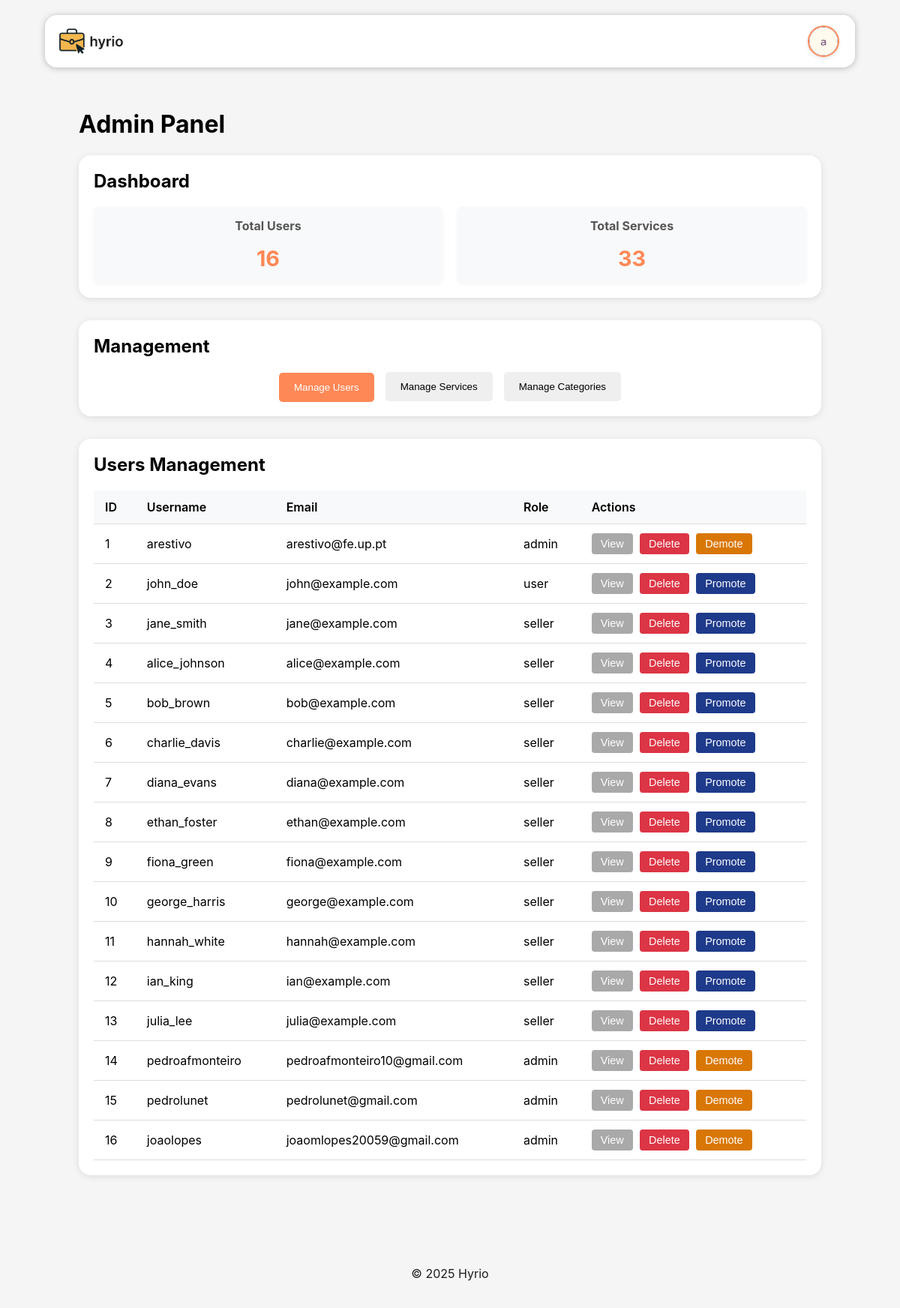
The page /pages/admin.php (signed in) on the database as committed earlier.
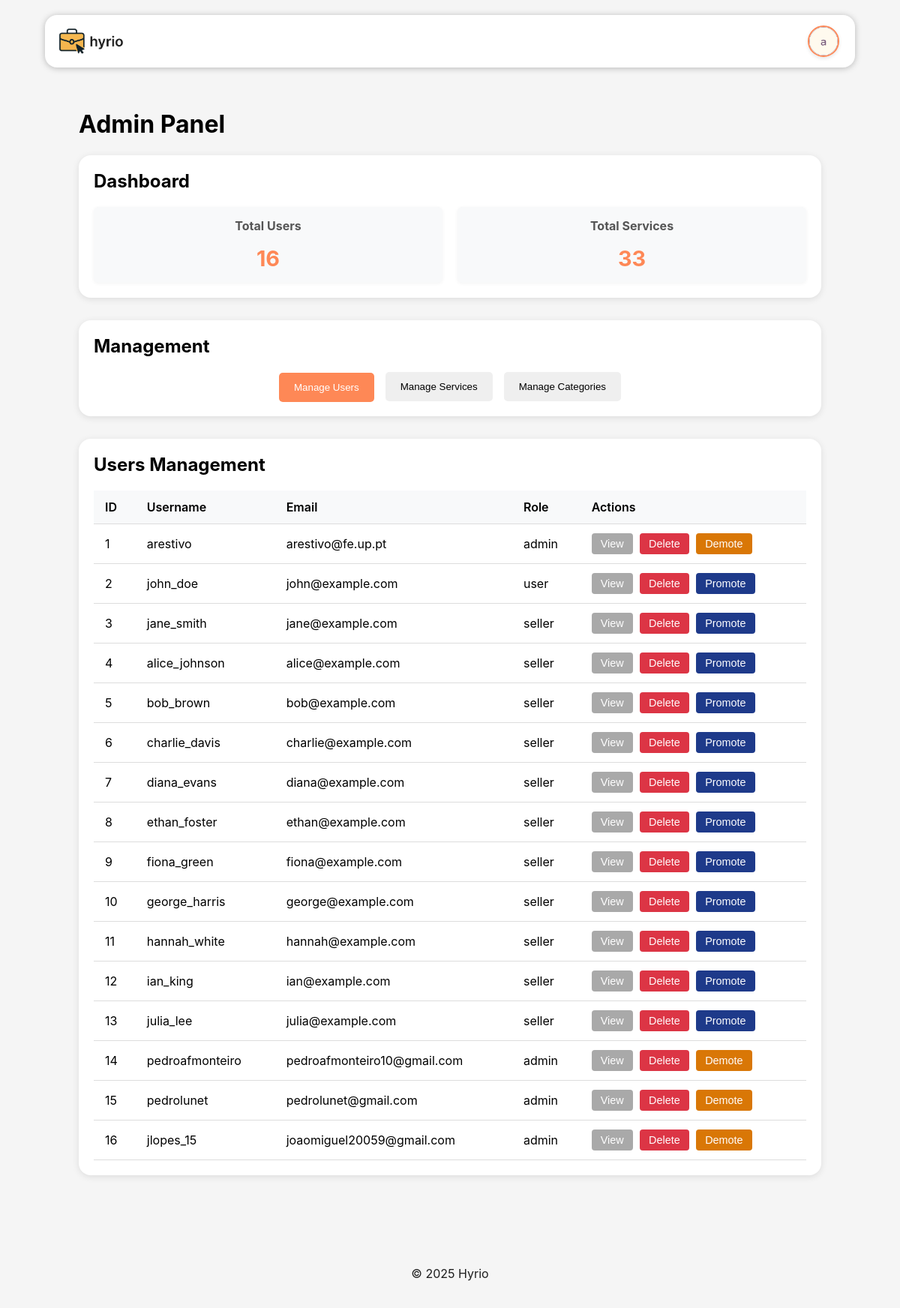
The same page on the database as committed later.
### tables this page shows
CREATE TABLE users (id INTEGER PRIMARY KEY,
  name VARCHAR(255) NOT NULL,
  username VARCHAR(255) NOT NULL UNIQUE,
  password TEXT NOT NULL,  -- Use bcrypt for hashing
  email VARCHAR(255) NOT NULL UNIQUE,
  is_seller BOOLEAN NOT NULL DEFAULT 0,
  is_admin BOOLEAN NOT NULL DEFAULT 0,
  profile_pic TEXT NOT NULL,
  bio TEXT);

### includes/auth.php (called while the page is built, shortened)
<?php
class Auth
{
    private static ?Auth $instance = null;
    public static function getInstance(): Auth
    {
        if (self::$instance === null) {
            self::$instance = new Auth();
        }
        return self::$instance;
    }
    public function getUser()
    {
        return $_SESSION['user'] ?? null;
    }
}

### database/classes/user.php (called while the page is built, shortened)
<?php
class User
{
    public static function getTotalUsers(): int
    {
        try {
            $db = Database::getInstance();
            $stmt = $db->query('SELECT COUNT(*) FROM users');
            return (int)$stmt->fetchColumn();
        } catch (PDOException $e) {
            return 0;
        }
    }
    public static function getAllUsers(int $offset, int $limit): array
    {
        try {
            $db = Database::getInstance();
            $stmt = $db->prepare('SELECT * FROM users LIMIT ?, ?');
            $stmt->bindParam(1, $offset, PDO::PARAM_INT);
            $stmt->bindParam(2, $limit, PDO::PARAM_INT);
            $stmt->execute();
            return $stmt->fetchAll(PDO::FETCH_ASSOC);
        } catch (PDOException $e) {
            return [];
        }
    }
}

### database/classes/service.php (called while the page is built, shortened)
<?php
class Service
{
    public static function getTotalServices(): int
    {
        try {
            $db = Database::getInstance();
            $stmt = $db->query('SELECT COUNT(*) FROM services');
            return (int)$stmt->fetchColumn();
        } catch (PDOException $e) {
            return 0;
        }
    }
}

### pages/admin.php (the view, shortened to what this page needs)
<?php
require_once(__DIR__ . '/../includes/common.php');
require_once(__DIR__ . '/../includes/auth.php');
require_once(__DIR__ . '/../database/classes/user.php');
require_once(__DIR__ . '/../database/classes/service.php');
$loggedInUser = Auth::getInstance()->getUser();
head();
drawHeader();
echo '<link rel="stylesheet" href="../css/forms.css">';
echo '<link rel="stylesheet" href="../css/panel.css">';
?><?php
    if ($loggedInUser && $loggedInUser['is_admin']) {
        require_once(__DIR__ . '/../overlays/edit_category.php');
        require_once(__DIR__ . '/../overlays/add_category.php');
    }
    ?><main class="admin-panel">
    <h1>Admin Panel</h1>
    <section class="admin-dashboard">
        <h2>Dashboard</h2>
        <div class="dashboard-stats">
            <div class="stat-card">
                <h3>Total Users</h3>
                <?php
                echo '<p class="stat-number">' . User::getTotalUsers() . '</p>';
                ?>
            </div>
            <div class="stat-card">
                <h3>Total Services</h3>
                <?php
                echo '<p class="stat-number">' . Service::getTotalServices() . '</p>';
                ?>
            </div>
        </div>
    </section>
    <?php
    $section = isset($_GET['section']) ? $_GET['section'] : 'users';
    ?>
    <section class="admin-actions">
        <h2>Management</h2>
        <div class="action-buttons">
            <button class="section-header-button <?php echo $section === 'users' ? 'active' : ''; ?>" data-target="users-section">Manage Users</button>
            <button class="section-header-button <?php echo $section === 'services' ? 'active' : ''; ?>" data-target="services-section">Manage Services</button>
            <button class="section-header-button <?php echo $section === 'categories' ? 'active' : ''; ?>" data-target="categories-section">Manage Categories</button>
        </div>
    </section>
    <section id="users-section" class="panel-content-section <?php echo $section === 'users' ? 'active' : ''; ?>">
        <h2>Users Management</h2>
        <div class="section-content">
            <table class="panel-table">
                <thead>
                    <tr>
                        <th>ID</th>
                        <th>Username</th>
                        <th>Email</th>
                        <th>Role</th>
                        <th>Actions</th>
                    </tr>
                </thead>
                <tbody>
                    <?php
                    $page = isset($_GET['user_page']) ? (int)$_GET['user_page'] : 1;
                    $perPage = 50;
                    $offset = ($page - 1) * $perPage;
                    $users = User::getAllUsers($offset, $perPage);
                    $totalUsers = User::getTotalUsers();
                    $totalPages = ceil($totalUsers / $perPage);
                    foreach ($users as $user) {
                        if ($user['is_admin'] && $user['is_seller']) {
                            $role = 'seller, admin';
                        } elseif ($user['is_admin']) {
                            $role = 'admin';
                        } elseif ($user['is_seller']) {
                            $role = 'seller';
                        } else {
                            $role = 'user';
                        }
                        echo '<tr>';
                        echo '<td>' . htmlspecialchars(strval($user['id'])) . '</td>';
                        echo '<td>' . htmlspecialchars(strval($user['username'])) . '</td>';
                        echo '<td>' . htmlspecialchars(strval($user['email'])) . '</td>';
                        echo '<td>' . htmlspecialchars(strval($role)) . '</td>';
                        if ($user['is_admin']) {
                            echo '<td>
                        <button class="action-btn view-btn" onclick="window.location.href=\'/pages/profile.php?username=' . $user['username'] . '\'">View</button>
                        <button class="action-btn delete-btn" data-id="' . $user['id'] . '">Delete</button>
                        <button class="action-btn demote-btn" data-id="' . $user['id'] . '">Demote</button>
                                  </td>';
                        } else {
                            echo '<td>
                        <button class="action-btn view-btn" onclick="window.location.href=\'/pages/profile.php?username=' . $user['username'] . '\'">View</button>
                        <button class="action-btn delete-btn" data-id="' . $user['id'] . '">Delete</button>
                        <button class="action-btn promote-btn" data-id="' . $user['id'] . '">Promote</button>
                                  </td>';
                        }
                        echo '</tr>';
                    }
                    ?>
                </tbody>
            </table>
            <?php
            require_once(__DIR__ . '/../components/pagination/pagination.php');
            Pagination::render($page, intval($totalPages), 'user_page', ['section' => $section]);
            ?>
        </div>
    </section>
            <?php
            require_once(__DIR__ . '/../components/pagination/pagination.php');
            ?>
            <?php
            require_once(__DIR__ . '/../components/pagination/pagination.php');
            ?>
</main>
<?php drawFooter(); ?>

### includes/common.php (shortened to what this page needs)
<?php
require_once(__DIR__ . '/../database/classes/service.php');
?>
<?php function head(): void
{ ?>
    <!DOCTYPE html>
    <html>
    <head>
        <link rel="stylesheet" href="/css/style.css">
        <link rel="stylesheet" href="/css/forms.css">
        <link rel="stylesheet" type="text/css"
            href="https://cdn.jsdelivr.net/npm/@phosphor-icons/web@2.1.1/src/regular/style.css" />
        <link rel="stylesheet" type="text/css"
            href="https://cdn.jsdelivr.net/npm/@phosphor-icons/web@2.1.1/src/bold/style.css" />
        <link rel="stylesheet" type="text/css"
            href="https://cdn.jsdelivr.net/npm/@phosphor-icons/web@2.1.1/src/fill/style.css" />
        <link rel="stylesheet" href="https://cdnjs.cloudflare.com/ajax/libs/font-awesome/5.15.4/css/all.min.css" />
    </head>
    <body>
    <?php } ?>
    <?php function drawHeader()
    {
        require_once(__DIR__ . '/../components/navbar/navbar.php');
        Navbar::render($selectedCategoryId);
    } ?>
    <?php function drawFooter()
    { ?>
        <footer>
            <p>&copy; 2025 Hyrio</p>
        </footer>
    </body>
    </html>
<?php } ?>

### components/navbar/navbar.php (shortened to what this page needs)
<?php
class Navbar
{
  private static $cssIncluded = false;
  public static function includeCSS()
  {
    if (!self::$cssIncluded) {
      echo '<link rel="stylesheet" href="/components/navbar/css/navbar.css">';
      self::$cssIncluded = true;
    }
  }
  public static function render(?int $selectedCategoryId = null)
  {
    self::includeCSS();
    require_once(__DIR__ . '/../button/button.php');
    require_once(__DIR__ . '/../../includes/auth.php');
    ?>
    <header id="menu-header">
      <div class="nav-left">
        <a href="/">
          <img src="/assets/logo.png" alt="Logo">
        </a>
      </div>
      <div class="nav-right">
        <?php
        $user = Auth::getInstance()->getUser();
        if ($user) {
          $profilePic = $user['profile_pic'];
          $profileDropdownId = 'profile_' . uniqid();
          echo '<div class="profile-dropdown">';
          echo '<label for="' . $profileDropdownId . '" class="profile-dropdown-btn">';
          echo '<div class="user-profile">';
          echo '<img src="' . htmlspecialchars($profilePic) . '" alt="Profile Picture" class="profile-pic" title="' . htmlspecialchars($user['name']) . '">';
          echo '</div>';
          echo '</label>';
          echo '</div>';
        } else {
          Button::start(['variant' => 'primary', 'onClick' => "window.location.href='/pages/login.php'"]);
          echo '<span>Login</span>';
          Button::end();
        }
        ?>
      </div>
    </header>
    <?php
  }
}
?>

### overlays/edit_category.php (shortened to what this page needs)
<?php
require_once(__DIR__ . '/../includes/auth.php');
require_once(__DIR__ . '/../components/button/button.php');
echo '<link rel="stylesheet" href="/css/overlay.css">';
echo '<link rel="stylesheet" href="/css/forms.css">';
?>
                    <?php
                    Button::start(['variant' => 'primary', 'type' => 'submit', 'form' => 'edit-category-form']);
                    ?>

### components/button/button.php (shortened to what this page needs)
<?php
class Button
{
  private static $cssIncluded = false;
  public static function includeCSS()
  {
    if (!self::$cssIncluded) {
      echo '<link rel="stylesheet" href="/components/button/css/button.css">';
      self::$cssIncluded = true;
    }
  }
  public static function start($attributes = [])
  {
    self::includeCSS();
  }
}
?>

### overlays/add_category.php (shortened to what this page needs)
<?php
require_once(__DIR__ . '/../includes/auth.php');
require_once(__DIR__ . '/../components/button/button.php');
echo '<link rel="stylesheet" href="/css/overlay.css">';
echo '<link rel="stylesheet" href="/css/forms.css">';
?>

### components/pagination/pagination.php (shortened to what this page needs)
<?php
class Pagination
{
    private static $cssIncluded = false;
    public static function includeCSS()
    {
        if (!self::$cssIncluded) {
            echo '<link rel="stylesheet" href="/components/pagination/css/pagination.css">';
            self::$cssIncluded = true;
        }
    }
    public static function render(int $currentPage, int $totalPages, string $pageParam = 'page', array $additionalParams = []): void
    {
        self::includeCSS();
        if ($totalPages <= 1) return;
    }
}

### css/style.css (style rules this page uses)
:root { --text: #1e1e1e; --background: whitesmoke; --primary: #fe8856; --secondary: #bd5656; --accent: #944c4c; --shadow: rgba(0, 0, 0, 0.25); background: var(--background); font-family: 'Inter', sans-serif; }
html, body { height: 100%; margin: 0; padding: 0; }
body { display: flex; flex-direction: column; min-height: 100vh; }
main { width: 85%; margin: 0 auto; padding: 15px; box-sizing: border-box; overflow-x: hidden; flex: 1 0 auto; }
footer { text-align: center; padding: 20px 0; margin-top: 40px; color: var(--text); flex-shrink: 0; position: relative; z-index: 2; background-color: var(--background); }

### components/navbar/css/navbar.css (style rules this page uses)
#menu-header { width: 90%; background-color: white; color: var(--text); padding: 16px 16px; margin: 20px auto; border-radius: 16px; display: flex; justify-content: space-between; align-items: center; box-shadow: 0 1px 8px 0 var(--shadow); transition: all 0.3s ease-in-out; overflow: visible; height: 70px; box-sizing: border-box; }
#menu-header .nav-left a { display: flex; height: 100%; align-items: center; }
#menu-header img { height: 100%; width: auto; }
.nav-left, .nav-right { display: flex; align-items: center; height: 100%; }
.nav-left { gap: 20px; flex-shrink: 0; }
.nav-right { gap: 15px; }
.user-profile { height: 100%; max-height: 40px; display: flex; align-items: center; margin-right: 5px; }
.profile-pic { width: 32px; height: 32px; border-radius: 50%; object-fit: cover; border: 2px solid var(--primary); box-shadow: 0 2px 5px rgba(0, 0, 0, 0.1); transition: transform 0.2s ease; }
.profile-dropdown { position: relative; display: inline-flex; align-items: center; height: 100%; }
.profile-dropdown-btn { display: flex; align-items: center; height: 100%; cursor: pointer; user-select: none; }

### css/panel.css (style rules this page uses)
section h2 { margin-top: 0; }
section { background-color: #fff; border-radius: 16px; box-shadow: 0 2px 10px rgba(0, 0, 0, 0.1); padding: 20px; margin-bottom: 30px; }
.dashboard-stats { display: flex; justify-content: space-between; flex-wrap: wrap; gap: 20px; }
.stat-card { flex: 1; min-width: 200px; background-color: #f8f9fa; border-radius: 6px; padding: 15px; text-align: center; box-shadow: 0 1px 5px rgba(0, 0, 0, 0.05); transition: transform 0.2s; }
.stat-card h3 { margin-top: 0; color: #555; font-size: 1rem; }
.stat-number { font-size: 1.8rem; font-weight: bold; color: var(--primary); margin: 10px 0 0; }
.action-buttons { display: flex; flex-wrap: wrap; gap: 15px; justify-content: center; }
.section-header-button { display: inline-block; padding: 12px 20px; color: black; border: none; border-radius: 5px; cursor: pointer; text-decoration: none; font-weight: 500; transition: background-color 0.2s, transform 0.1s; }
.section-header-button.active { background-color: var(--primary); transform: translateY(1px); color: white; }
.panel-content-section { display: none; }
.panel-content-section.active { display: block; animation: fadeIn 0.3s ease-in-out; }
.section-content { width: 100%; }
.panel-table { width: 100%; border-collapse: collapse; margin-top: 20px; }
.panel-table th, .panel-table td { padding: 12px 15px; text-align: left; border-bottom: 1px solid #ddd; }
.panel-table th { background-color: #f8f9fa; font-weight: 600; }
.action-btn { display: inline-flex; align-items: center; padding: 6px 12px; margin-right: 5px; border-radius: 4px; cursor: pointer; border: none; color: white; font-weight: 500; font-size: 0.9em; transition: transform 0.2s, opacity 0.2s; }
.view-btn { background-color: darkgray; text-decoration: none; }
.promote-btn { background-color: #1E3A8A; }
.demote-btn { background-color: #D97706; }
.delete-btn { background-color: #dc3545; }

Rows that differ between the two databases and show on the page:
changed users id 16: username "joaolopes" → "jlopes_15"; email "joaomlopes20059@gmail.com" → "joaomiguel20059@gmail.com"
